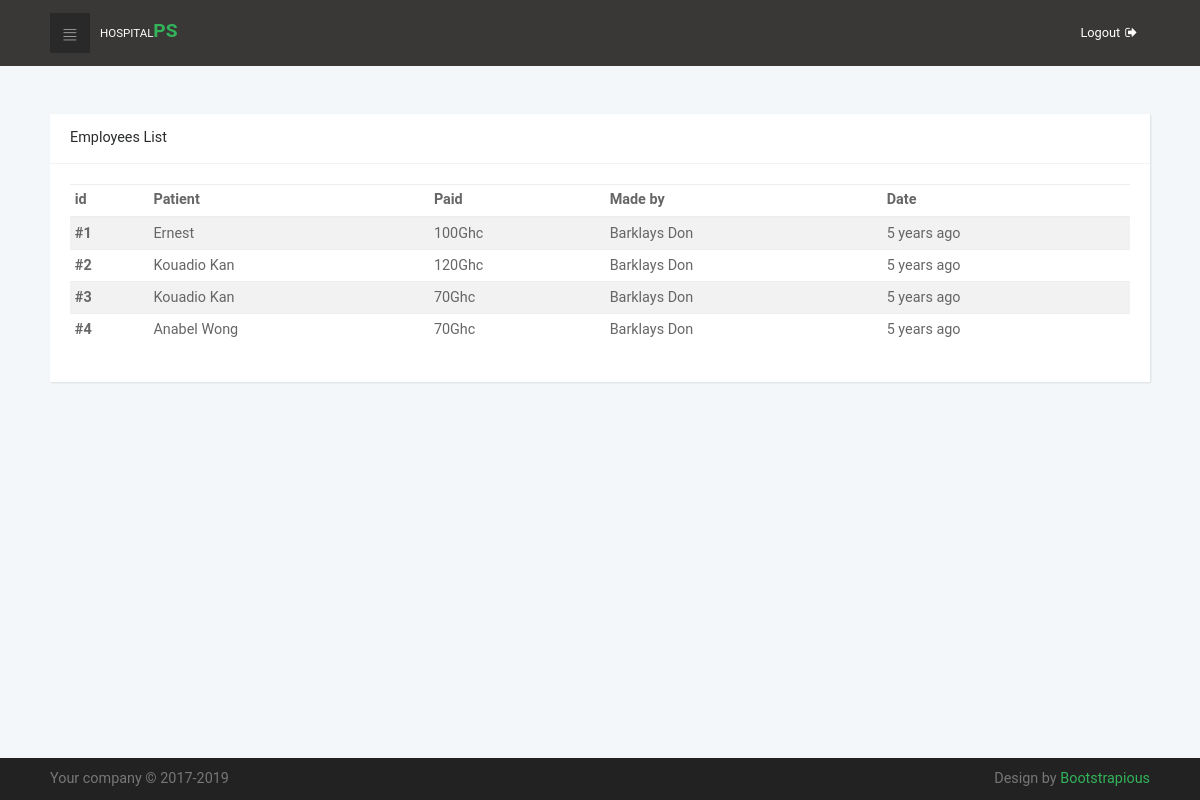
The app's page /ViewAllPay.php (signed in) with its own data.
### tables this page shows
CREATE TABLE IF NOT EXISTS `payment` (
  `id` int(11) NOT NULL AUTO_INCREMENT,
  `pay` double NOT NULL,
  `aid` int(11) NOT NULL,
  `pid` int(11) NOT NULL,
  `cid` int(11) NOT NULL,
  `paydate` datetime NOT NULL,
  PRIMARY KEY (`id`)
);

CREATE TABLE IF NOT EXISTS `users` (
  `id` int(11) unsigned NOT NULL AUTO_INCREMENT,
  `fullname` varchar(100) NOT NULL,
  `phone` int(9) unsigned zerofill NOT NULL,
  `sex` enum('Male','Female') NOT NULL,
  `birthday` date NOT NULL,
  `usertype` int(1) NOT NULL,
  `registrationdate` datetime NOT NULL,
  `username` varchar(32) DEFAULT NULL,
  `pass` varchar(100) DEFAULT NULL,
  PRIMARY KEY (`id`)
);

### ViewAllPay.php (the view, shortened to what this page needs)
<?php include 'php/include/head.php'; ?>
<section class="mt-5">
    <div class="container-fluid">
        <div class="row">
            <div class="col-lg-12">
              <div class="card">
                <div class="card-header d-flex align-items-center">
                  <h2 class="h5 display">Employees List</h2>
                </div>
                <div class="card-block">
                  <table class="table table-striped table-sm">
                      <?php
                      $pays = $db->prepare('
                      SELECT payment.id, payment.aid, payment.pay, users.fullname, payment.paydate
                      FROM payment
                      INNER JOIN users ON users.id = payment.pid
                      ORDER BY paydate DESC');
                      $pays->execute();
                      $i = 0;
                      function humanTiming ($time)
                        {
                            $time = time() - $time - (3600 * 2);
                            $time = ($time<1)? 1 : $time;
                            $tokens = array (
                                31536000 => 'year',
                                2592000 => 'month',
                                604800 => 'week',
                                86400 => 'day',
                                3600 => 'hour',
                                60 => 'minute',
                                1 => 'second'
                            );
                            foreach ($tokens as $unit => $text) {
                                $numberOfUnits = floor($time / $unit);
                                return $numberOfUnits.' '.$text.(($numberOfUnits>1)?'s':'');
                            }
                        }
                       ?>
                    <thead>
                      <tr>
                        <th>id</th>
                        <th>Patient</th>
                        <th>Paid</th>
                        <th>Made by</th>
                        <th>Date</th>
                      </tr>
                    </thead>
                    <tbody>
                        <?php while ($pay = $pays->fetch()) { $i++;
                            $ac = $db->prepare('SELECT fullname FROM users WHERE id = ?');
                            $ac->execute(array($pay['aid']));
                            $a = $ac->fetch();
                            ?>
                            <tr>
                                <th scope="row">#<?php echo $i ?></th>
                                <td><?php echo $pay['fullname'] ?></td>
                                <td><?php echo $pay['pay'] ?>Ghc</td>
                                <td><?php echo $a['fullname'] ?></td>
                                <td><?php echo humanTiming(strtotime($pay['paydate'])); ?> ago</td>
                            </tr>
                        <?php } ?>
                    </tbody>
                  </table>
                </div>
              </div>
            </div>
        </div>
    </div>
</section>
<?php include 'php/include/footer.php'; ?>

### css/style.default.css (style rules this page uses)
body { overflow-x: hidden; }
table { font-size: 0.9em; color: #666; }
h2 { color: #555; font-weight: 400; }
.card { height: 100%; border: none; background: #fff; box-shadow: 1px 1px 2px rgba(0, 0, 0, 0.1); border-radius: 0; }
.card-header { height: 50px; background-color: #fff; border-bottom-color: #f3f3f3; border-top: none; }
.card-header h2, .card-header h3 { margin-bottom: 0; }
.display { font-weight: 400 !important; }
@media (min-width: 992px) { .container-fluid { padding: 0 50px; } }
body { font-family: "Roboto", sans-serif; font-size: 1rem; font-weight: normal; line-height: 1.5; color: #292b2c; background-color: #fff; }
h1, h2, h3, h4, h5, h6, .h1, .h2, .h3, .h4, .h5, .h6 { margin-bottom: 0.5rem; font-family: "Roboto", sans-serif; font-weight: 500; line-height: 1.1; color: inherit; }
h2, .h2 { font-size: 1.3rem; }
h5, .h5 { font-size: 0.9rem; }

### records on screen
payment: users.fullname "Ernest", pay "100", users.fullname "Barklays Don", paydate "5 years"
payment: users.fullname "Kouadio Kan", pay "120", users.fullname "Barklays Don", paydate "5 years"
payment: users.fullname "Kouadio Kan", pay "70", users.fullname "Barklays Don", paydate "5 years"
payment: users.fullname "Anabel Wong", pay "70", users.fullname "Barklays Don", paydate "5 years"
